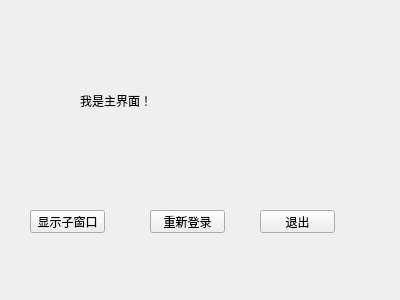
<?xml version="1.0" encoding="UTF-8"?>
<ui version="4.0">
 <class>MyWidget</class>
 <widget class="QWidget" name="MyWidget">
  <property name="geometry">
   <rect>
    <x>0</x>
    <y>0</y>
    <width>400</width>
    <height>300</height>
   </rect>
  </property>
  <property name="windowTitle">
   <string>MyWidget</string>
  </property>
  <widget class="QPushButton" name="showChildButton">
   <property name="geometry">
    <rect>
     <x>30</x>
     <y>210</y>
     <width>75</width>
     <height>23</height>
    </rect>
   </property>
   <property name="text">
    <string>显示子窗口</string>
   </property>
  </widget>
  <widget class="QLabel" name="label">
   <property name="geometry">
    <rect>
     <x>80</x>
     <y>80</y>
     <width>141</width>
     <height>41</height>
    </rect>
   </property>
   <property name="text">
    <string>我是主界面！</string>
   </property>
  </widget>
  <widget class="QPushButton" name="pushButton">
   <property name="geometry">
    <rect>
     <x>150</x>
     <y>210</y>
     <width>75</width>
     <height>23</height>
    </rect>
   </property>
   <property name="text">
    <string>重新登录</string>
   </property>
  </widget>
  <widget class="QPushButton" name="pushButton_2">
   <property name="geometry">
    <rect>
     <x>260</x>
     <y>210</y>
     <width>75</width>
     <height>23</height>
    </rect>
   </property>
   <property name="text">
    <string>退出</string>
   </property>
  </widget>
 </widget>
 <layoutdefault spacing="6" margin="11"/>
 <resources/>
 <connections>
  <connection>
   <sender>pushButton_2</sender>
   <signal>clicked()</signal>
   <receiver>MyWidget</receiver>
   <slot>close()</slot>
   <hints>
    <hint type="sourcelabel">
     <x>303</x>
     <y>217</y>
    </hint>
    <hint type="destinationlabel">
     <x>299</x>
     <y>149</y>
    </hint>
   </hints>
  </connection>
 </connections>
</ui>
